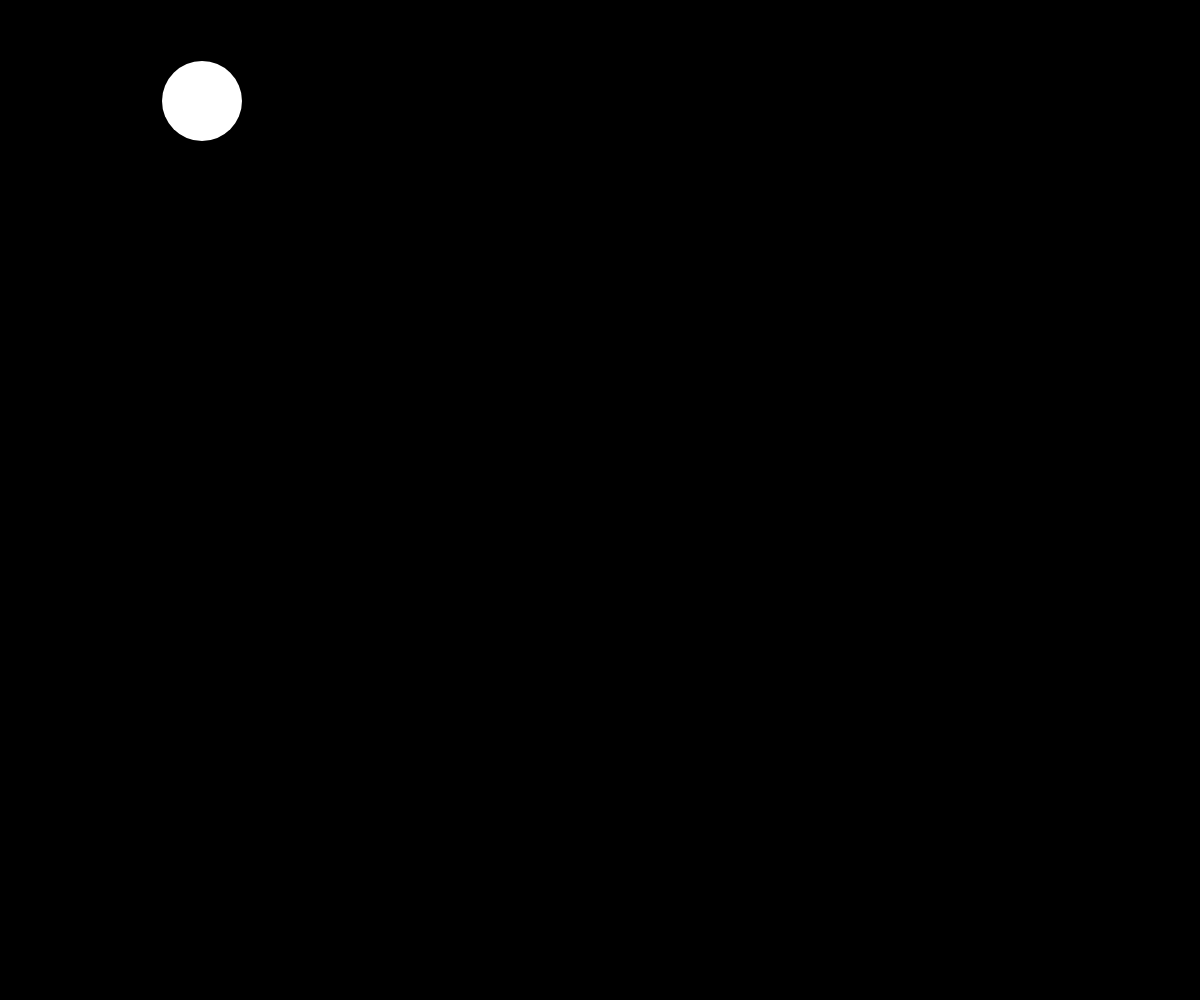
Frame 1 (no input)
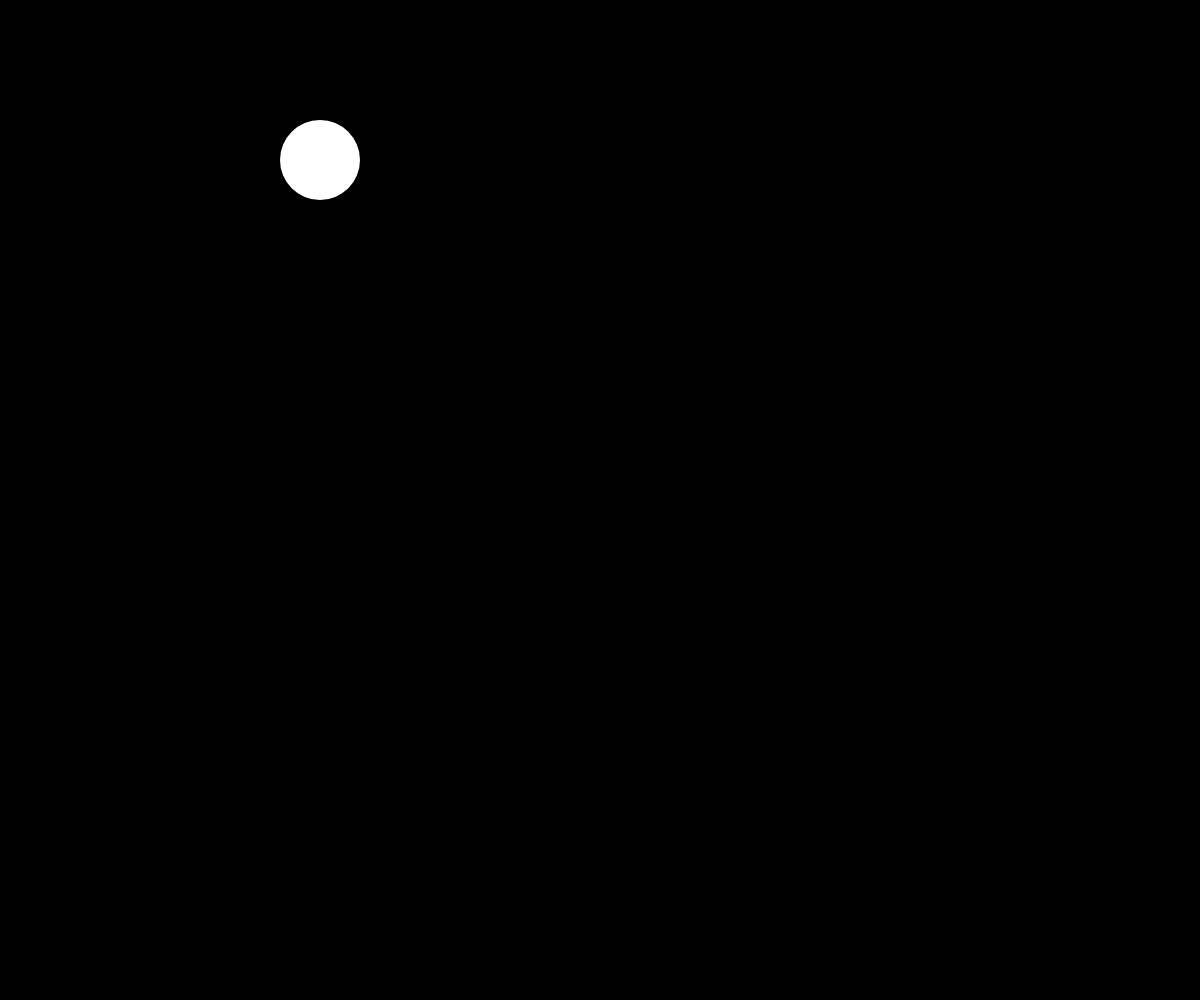
Frame 60 (no input)
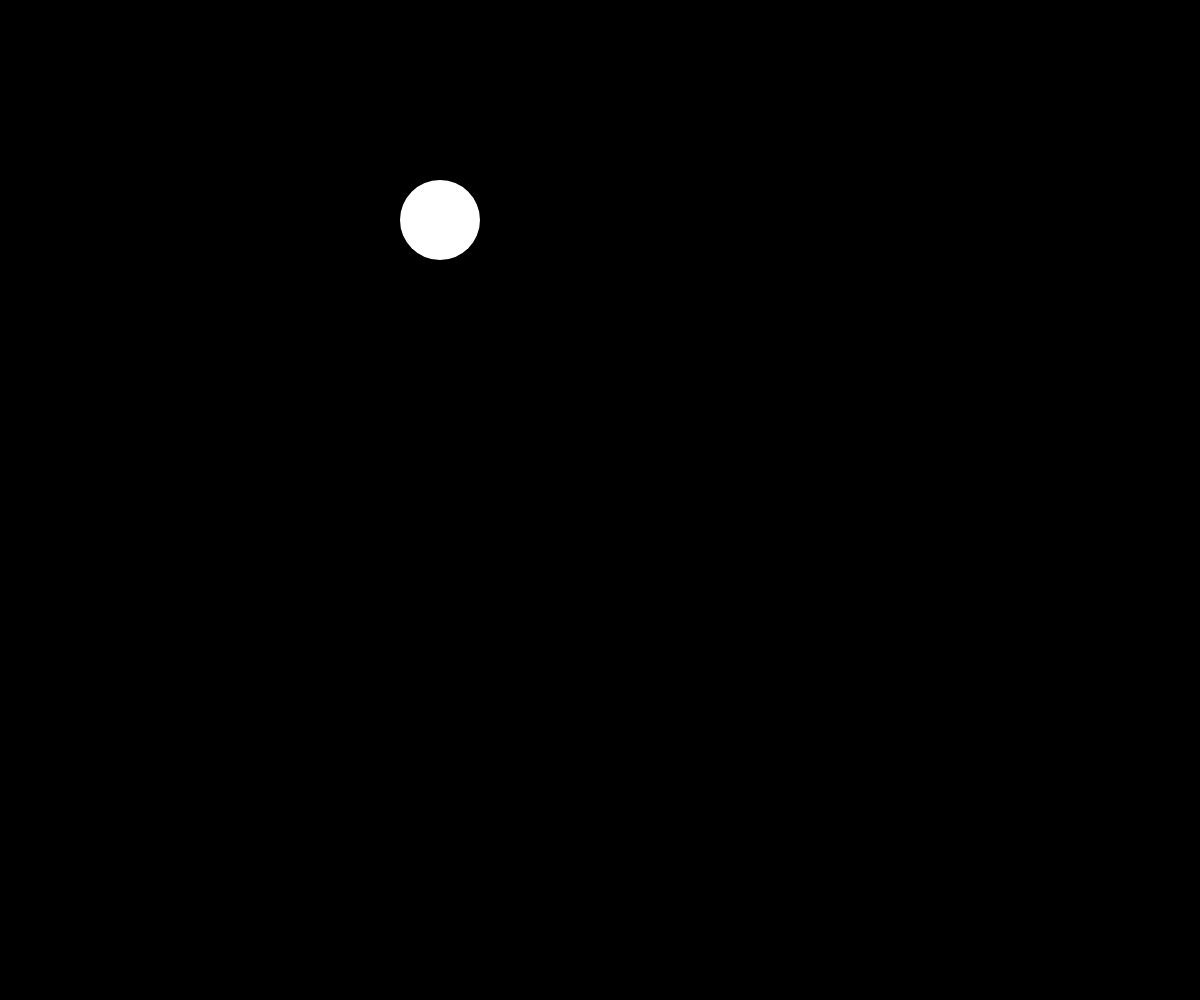
Frame 120 (the mouse pressed at the canvas centre since frame 60)

The p5.js sketch that drew these frames (run headless with seeded random() and noise() and a simulated clock; from frame 60 on, the mouse is pressed at the canvas centre):

// p5.js sketch
// ── sketch.js
/*
 * © 2026 Schultzschultz. Created for 'Schultzschultz Creative Coding Masterclass'.
 * For educational use only. All rights reserved.
 *
 * ---------------------------------
 * Coding Basics - Classes & Objects
 * ---------------------------------
 *
 * This file is an example of how to use classes and objects.
 * A class is a blueprint for creating objects. An object is an instance of a class.
 * Classes can have properties (variables) and methods (functions).
 *
 * What this file does:
 * - It creates a bubble simulation where multiple bubbles move around the canvas.
 * - Each bubble has properties like position, size, speed, and color.
 * - The bubbles bounce off the edges of the canvas.
 * - You can toggle the movement of the bubbles by pressing the spacebar.
 * - You can change the speed and color of the bubbles by clicking the mouse.
 */

const bubbles = [];
const bubbleCount = 3;
const bubbleColors = [
  "#FF0000",
  "#FFFF00",
  "#00FF00",
  "#FF00FF",
  "#0000FF",
  "#FFFFFF",
];
const bubbleRadiusMin = 40;
const bubbleRadiusMax = 80;
const bubbleSpeedMax = 3;
let bubblesMoving = true;

function setup() {
  createCanvas(windowWidth, windowHeight);

  // Create a single bubble with specific properties and add it to the bubbles array.
  const bubble = new Bubble(200, 100, 40, 2, 1, "#FFFFFF");
  bubbles.push(bubble);

  // Create multiple bubble objects with random properties and add them to the bubbles array.
  // for (let i = 0; i < bubbleCount; i++) {
  //   const bubble = createRandomBubble();
  //   bubbles.push(bubble);
  // }
}

function draw() {
  background(0);

  // Loop through each bubble in the bubbles array and display it on the canvas.
  // If bubblesMoving is true, the bubble will move; otherwise, it will stay in place.
  for (const bubble of bubbles) {
    if (bubblesMoving) {
      bubble.move();
    }
    bubble.display();
  }
}



// Bubble class defines the properties and behaviors of each bubble in the simulation.
class Bubble {
  // The constructor initializes the bubble's position, size, speed, and color.
  constructor(x, y, radius, speedX, speedY, color) {
    this.x = x;
    this.y = y;
    this.radius = radius;
    this.speedX = speedX;
    this.speedY = speedY;
    this.color = color;
  }

  // The move method updates the bubble's position based on its speed
  // and checks for collisions with the canvas edges.
  move() {
    // Update the bubble's position by adding the speed to the current position.
    this.x += this.speedX;
    this.y += this.speedY;

    // Check for collisions with the left and right edges of the canvas.
    if (this.x < this.radius || this.x > width - this.radius) {
      this.speedX *= -1;
    }

    // Check for collisions with the top and bottom edges of the canvas.
    if (this.y < this.radius || this.y > height - this.radius) {
      this.speedY *= -1;
    }
  }

  // The draw method renders the bubble on the canvas using its properties.
  display() {
    noStroke();
    fill(this.color);
    circle(this.x, this.y, this.radius * 2);
  }
}

// This function creates a bubble with random properties and returns it.
function createRandomBubble() {
  // Random x and y position within the canvas, leaving space for the radius.
  const x = random(bubbleRadiusMax, width - bubbleRadiusMax);
  const y = random(bubbleRadiusMax, height - bubbleRadiusMax);
  // Random radius between bubbleRadiusMin and bubbleRadiusMax.
  const radius = random(bubbleRadiusMin, bubbleRadiusMax);
  // Random horizontal and vertical speed
  const speedX = random(-bubbleSpeedMax, bubbleSpeedMax);
  const speedY = random(-bubbleSpeedMax, bubbleSpeedMax);
  // Random color from the bubbleColors array.
  const color = randomColor();
  // Create a new Bubble object with the random properties and return it.
  const randomBubble = new Bubble(x, y, radius, speedX, speedY, color);
  return randomBubble;
}

// This function returns a random color from the bubbleColors array.
function randomColor() {
  const randomIndex = int(random(bubbleColors.length));
  return bubbleColors[randomIndex];
}

// Toggle the movement of the bubbles when the spacebar is pressed.
function keyPressed() {
  if (key === " ") {
    bubblesMoving = !bubblesMoving;
  }
}

// When the mouse is released, change the speed and color of all bubbles.
function mouseReleased() {
  for (const bubble of bubbles) {
    bubble.speedX = random(-bubbleSpeedMax, bubbleSpeedMax);
    bubble.speedY = random(-bubbleSpeedMax, bubbleSpeedMax);
    bubble.color = randomColor();
  }
}

function windowResized() {
  resizeCanvas(windowWidth, windowHeight);
}
